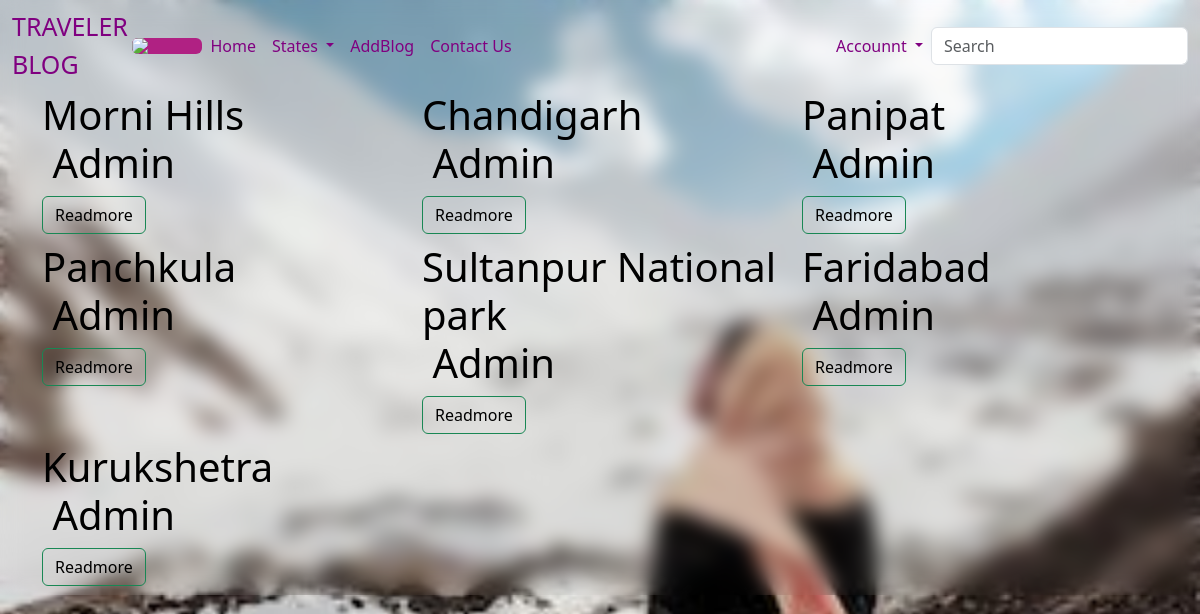
Screenshot of /state/Haryana with the database file from the repository.
### blogapp/models.py (models this page shows, shortened)
class Blog(models.Model):
    title=models.CharField(max_length=255)
    image=CloudinaryField('image')
    description=RichTextField(blank=True,null=True)
    places = models.ForeignKey(Categorie,on_delete=models.CASCADE)
    hotel =models.ForeignKey(Hotel,on_delete=models.CASCADE)
    created_by=models.CharField(max_length=255)
    created_on=models.DateTimeField(auto_now_add=True)

### blogapp/views.py (the view)
# urls.py: path('state/<str:s>',states,name='show')
def states(request,s):
    print(s)
    a=Categorie.objects.get(Places__exact=s)
    print(a)
    b=Blog.objects.filter(places__exact=a)
    return render(request,'career.html',{'a':a,'b':b})

### blogapp/models.py (called while the page is built)
    def __str__(self,):
        return self.Places

### blogapp/templates/career.html (shortened to what this page needs)
{% extends 'base.html' %} {% block content %}
<div class="container">
  <div class="row">
    {% for i in b %}
    <div class="col-lg-4">
      <h1 class="h1"> {{i.title}}
      <br>
      {{i.created_by}}
      <br><a href="{% url 'rmore' i.id %}" class="btn btn-outline-success">Readmore</a><br>
    </div>
    {% endfor %}
  </div>
</div>
{% endblock %}

### blogapp/templates/base.html (shortened to what this page needs)
{% load static%}
<!doctype html>
<html lang="en">
  <head>
    <link href="https://cdn.jsdelivr.net/npm/bootstrap@5.3.0-alpha1/dist/css/bootstrap.min.css" rel="stylesheet">
  </head>
  <body>
    <nav class="navbar navbar-expand-lg ">
      <div class="container-fluid">
        <label for="" name="" class="txt">TRAVELER<br>BLOG
        </label>
        <img src="https://img.freepik.com/free-vector/back-female-tourist-long-hair-dragging-suitcase-airplan-cloud-sky-cartoon-character-flat-illustration_1150-39585.jpg?w=740&t=st=1686044887~exp=1686045487~hmac=3b9045725b45969cf04ca9a9e769c2effec9ba94aee89778fe4dbf7dfd6c8e15" class="rounded float-end" width="6%">
        <div class="collapse navbar-collapse" id="navbarSupportedContent" >
          <ul class="navbar-nav me-auto mb-2 mb-lg-0 toom">
            <li class="nav-item">
                <a class="nav-link active" aria-current="page" href="/">Home</a>
            </li>
            <li class="nav-item dropdown">
              <a class="nav-link dropdown-toggle" href="#" role="button" data-bs-toggle="dropdown" aria-expanded="false">
              States
              </a>
            </li>
            <div class="d-flex align-items-center">
           <li class="nav-item">
              <a class="nav-link active" href="{% url 'addblog' %}" >AddBlog</a>
              </li>
              <li class="nav-item">
                <li><a class="nav-link active" href="{% url 'contact' %}" >Contact Us</a></li>
                </li>
          </ul>
          <ul  class="navbar-nav ">
            {% if user.is_authenticated %}
            <li class="nav-item">
              <a class="nav-link active" href="{% url 'logout' %}">Logout</a>
            </li>
            {% else %}
            <li class="nav-item dropdown">
              <a class="nav-link dropdown-toggle" href="#" role="button" data-bs-toggle="dropdown" aria-expanded="false">
                Accounnt
              </a>
            </li>
            {% endif %}
          </ul>
          <form  method="post" class="d-flex" action="{% url 'index' %}">
            <input class="form-control mr-sm-2" type="search"   placeholder="Search" aria-label="Search" name="search">
          </form>
        </div>
      </div>
    </nav>
{% block content %}
{% endblock %}
  </body>
</html>

### blogapp/templates/career.html (style rules this page uses)
.h1 { color: black; }

### rows the page displays
Blog: title "Morni Hills", created_by "Admin"
Blog: title "Chandigarh", created_by "Admin"
Blog: title "Panipat", created_by "Admin"
Blog: title "Panchkula", created_by "Admin"
Blog: title "Sultanpur National park", created_by "Admin"
Blog: title "Faridabad", created_by "Admin"
Blog: title "Kurukshetra", created_by "Admin"
